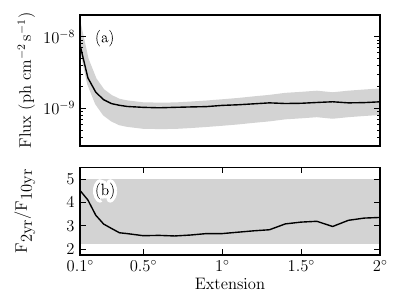

Generate this figure with Python:
from matplotlib import rc
rc('ps',usedistiller='xpdf')
rc('text', usetex=True)
rc('font', family='serif', serif="Computer Modern Roman")

import yaml
from mpl_toolkits.axes_grid1 import make_axes_locatable
from pylab import *
from matplotlib.ticker import FuncFormatter
import numpy as np

fig=figure(figsize=(4,3))

ax=axes([0.15,0.1,0.8,0.85])


divider = make_axes_locatable(ax)
lower_ax = divider.append_axes("bottom", size=1.2, pad=0.1, sharex=ax)

emin=1000
emax=1000
kwargs=dict(linestyle='-',color='black')

loop_index = 2
diff_factor=10


data=yaml.load(open('extension_sensitivity.yaml'))
exts=np.asarray(data['exts'])
f2yrs=np.asarray(data['f2yrs'])
f10yrs=np.asarray(data['f10yrs'])

ax.fill_between(exts,f2yrs/np.sqrt(5),f2yrs/5, color='lightgrey')

ax.semilogy(exts,f10yrs,**kwargs)

lower_ax.plot(exts,f2yrs/f10yrs,**kwargs)

lower_ax.fill_between(exts,np.sqrt(5),5, color='lightgrey')

# add degrees to the x axis
ax.xaxis.set_major_formatter(FuncFormatter(lambda x, *args: '$%g^\circ$' % x))

ax.set_xlim(0.1,2)

# Use text object for easier alignment
ax.text(-0.1, 0.5, 'Flux ($\mathrm{ph}\ \mathrm{cm}^{-2}\mathrm{s}^{-1}$)', transform=ax.transAxes, rotation=90,
        ha='right', va='center')

ax.get_xaxis().set_visible(False)

ax.set_ylim(3e-10,2e-8)

ax.set_yscale('log')


lower_ax.text(-0.1, 0.5, r'$\textrm{F}_\textrm{2yr}/\textrm{F}_\textrm{10yr}$', transform=lower_ax.transAxes, rotation=90,
        ha='right', va='center')


lower_ax.set_xlabel('Extension')

lower_ax.set_ylim(np.sqrt(5)-0.5,5+0.5)
lower_ax.set_xticks([0.1,0.5,1,1.5,2])
lower_ax.set_yticks([2,3,4,5])


savefig('extension_sensitivity.eps')
savefig('extension_sensitivity.pdf')
